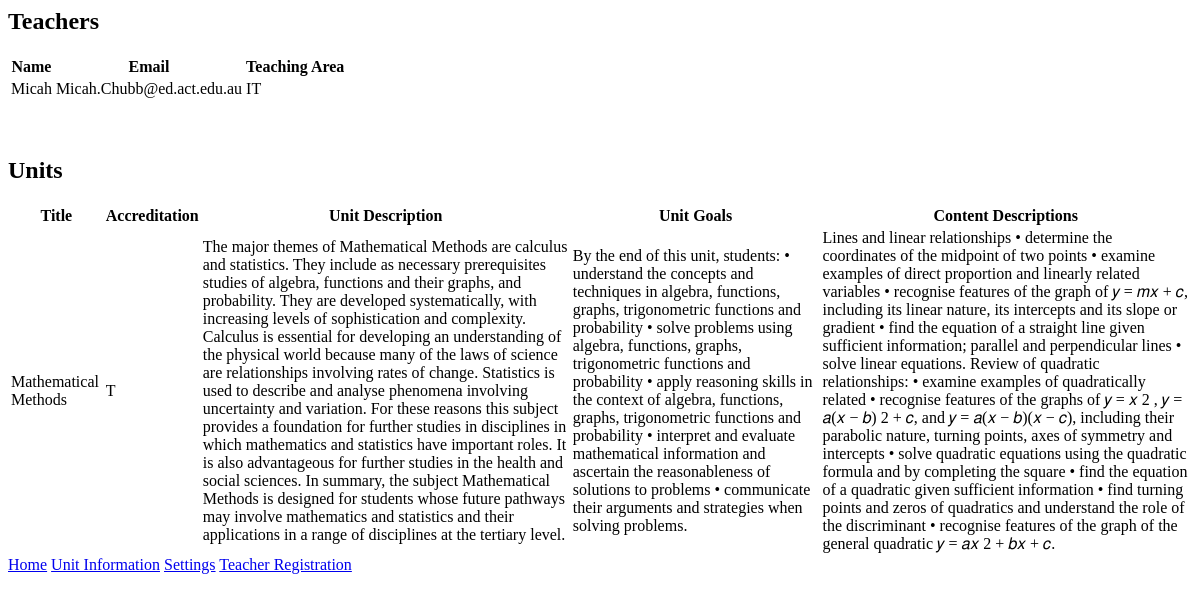
The app's page /, older data.
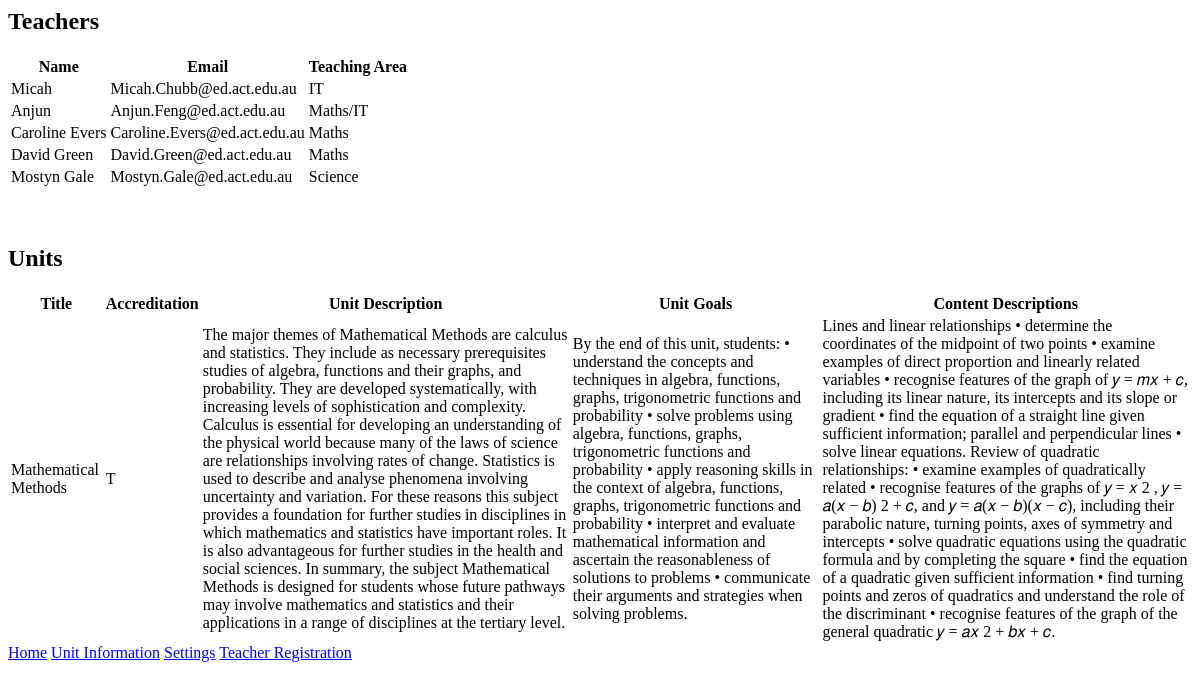
The same page, newer data.
### Page1/models.py (models this page shows)
class teacher(models.Model):
    Name = models.CharField(max_length = 25)
    Email = models.EmailField(max_length = 100, unique=True)
    Area = models.CharField(max_length = 30)

class unit(models.Model):
    Title = models.CharField(max_length = 50)
    Accreditation = models.CharField(max_length = 10)
    Unit_Description = models.CharField(max_length = 1000)
    Unit_Goals = models.CharField(max_length = 1000)
    Content_Descriptions = models.CharField(max_length = 1000)

### Page1/views.py (the view)
# urls.py: re_path(r'^$', Page1.views.index, name='index'),
def index(request):
    teach = teacher.objects.all()
    units = unit.objects.all()
    return render(request, "Page1/index.html", {'content': teach, 'unit': units})

### Page1/templates/Page1/index.html
<body>
    <h2>Teachers</h2>
    {% if content %}
    <table>
        <tr>
            <th>Name</th>
            <th>Email</th>
            <th>Teaching Area</th>
        </tr>
        {% for teach in content %}
        <tr>
            <td>{{teach.Name}}</td>
            <td>{{teach.Email}}</td>
            <td>{{teach.Area}}</td>
        </tr>
        {% endfor %}
    </table>
    {% else %}
    No data!
    {% endif %}
    <br>
    <br>
    <h2>Units</h2>
    {% if unit %}
    <table>
        <tr>
            <th>Title</th>
            <th>Accreditation</th>
            <th>Unit Description</th>
            <th>Unit Goals</th>
            <th>Content Descriptions</th>
        </tr>
        {% for unit1 in unit %}
        <tr>
            <td>{{unit1.Title}}</td>
            <td>{{unit1.Accreditation}}</td>
            <td>{{unit1.Unit_Description}}</td>
            <td>{{unit1.Unit_Goals}}</td>
            <td>{{unit1.Content_Descriptions}}</td>
        </tr>
        {% endfor %}
    </table>
    {% else %}
    No data!
    {% endif %}
    <a href="{% url 'index' %}">Home</a>
    <a href="{% url 'unitInformation' %}">Unit Information</a>
    <a href="{% url 'settings' %}">Settings</a>
    <a href="{% url 'input' %}">Teacher Registration</a>
</body>

Row changes from the older to the newer data that the page shows:
added teacher: Name "Anjun", Email "Anjun.Feng@ed.act.edu.au", Area "Maths/IT"
added teacher: Name "Caroline Evers", Email "Caroline.Evers@ed.act.edu.au", Area "Maths"
added teacher: Name "David Green", Email "David.Green@ed.act.edu.au", Area "Maths"
added teacher: Name "Mostyn Gale", Email "Mostyn.Gale@ed.act.edu.au", Area "Science"
